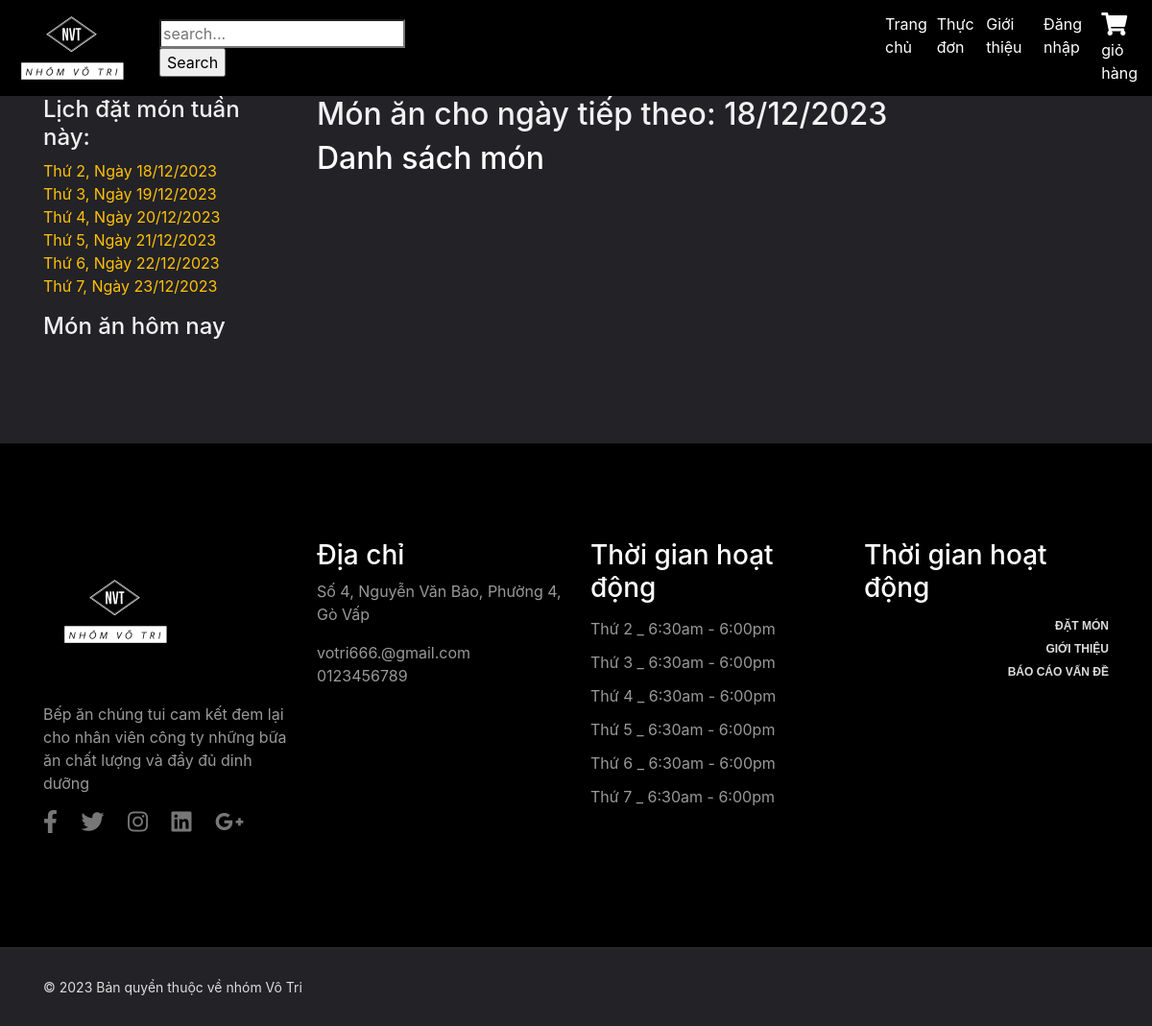
Before: /index.php?mod=menus&act=list&date=2023-12-20 with the older database file.
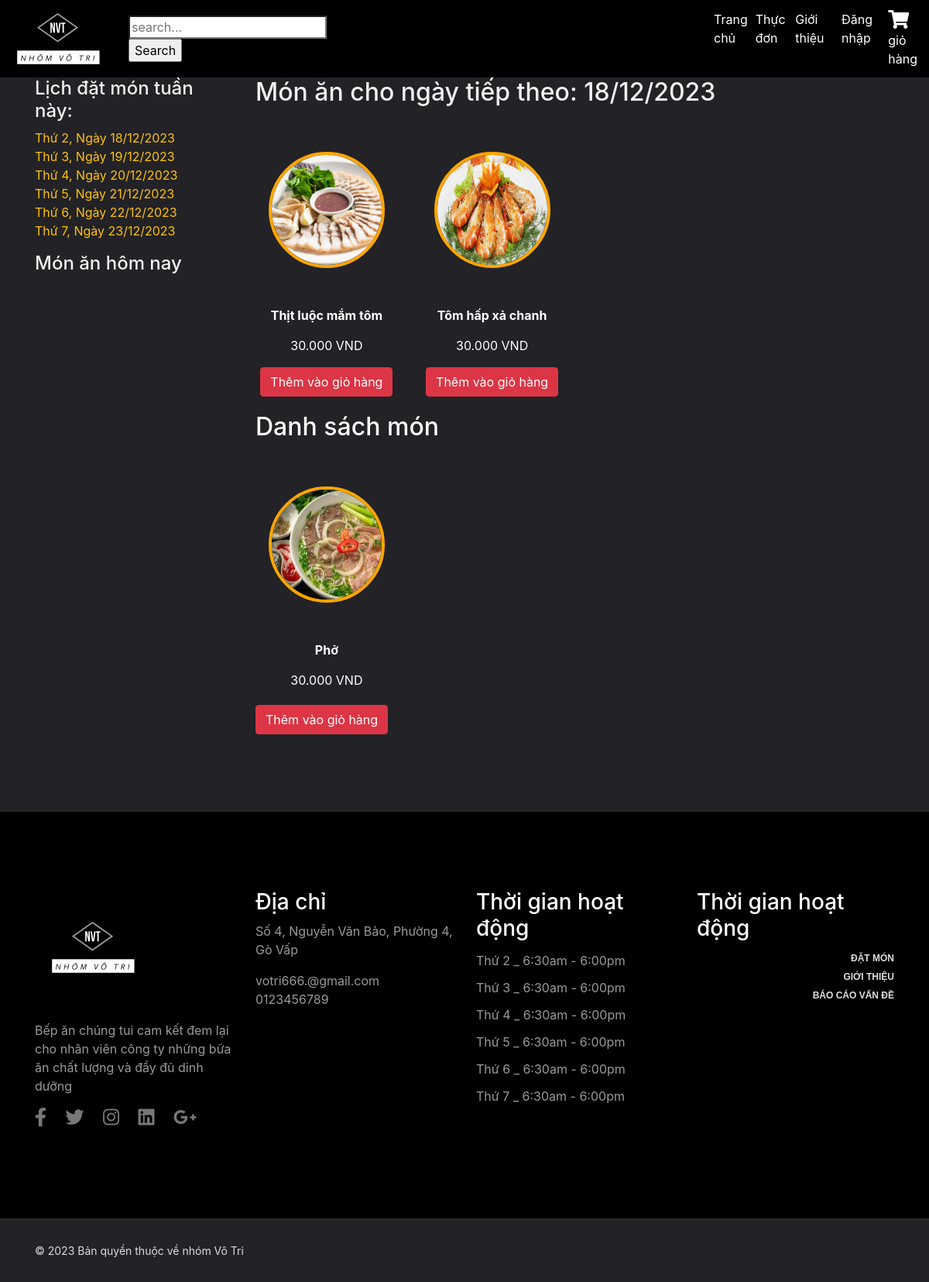
After: the same page with the newer database file.
### tables this page shows
CREATE TABLE `chitietthucdon` (
  `idthucdon` int(2) NOT NULL,
  `id_monan` int(2) NOT NULL
);

CREATE TABLE `monan` (
  `id_monan` int(2) NOT NULL,
  `tenmonan` varchar(50) NOT NULL,
  `mota` varchar(300) NOT NULL,
  `hinhanh` varchar(150) NOT NULL,
  `gia` int(11) NOT NULL,
  `id_loaimonan` int(2) NOT NULL
);

### Model/mMonan.php (called while the page is built, shortened)
<?php
include_once("ketnoi.php");
class modelMonan
{
    function selectAllMonAnThucdonbyDate($date)
    {
        $p = new KetNoiDB();
        if ($p->moKetNoi($con)) {
            $query = "SELECT * FROM thucdon JOIN chitietthucdon ON thucdon.idthucdon = chitietthucdon.idthucdon
            JOIN monan ON chitietthucdon.id_monan = monan.id_monan WHERE ngaytao = '$date'";
            $result = $con->query($query);
            if ($result) {
                return $result;
            } else {
                echo "Lỗi truy vấn: " . $con->error;
            }
        } else {
            return false;
        }
    }
    function SelectAllLoaiMonAn()
    {
        $p = new KetNoiDB();
        if ($p->moKetNoi($con)) {
            $query = "SELECT * FROM loaimonan";
            $result = $con->query($query);
            if ($result) {
                $data = array();
                while ($row = $result->fetch_assoc()) {
                    $data[] = $row;
                }
                return $data;
            } else {
                echo "Lỗi truy vấn: " . $con->error;
            }
        } else {
            return false;
        }
    }
}
?>

### Controller/cMonan.php (called while the page is built, shortened)
<?php
include_once("Model/mMonan.php");
class controlMonan
{
    function getAllMonAnThucdonbyDate($date)
    {
        $p = new modelMonan();
        $tbl = $p->selectAllMonAnThucdonbyDate($date);
        return $tbl;
    }
}
?>

### Model/ketnoi.php (called while the page is built, shortened)
<?php
class KetNoiDB
{
    function moKetNoi(& $con)
    {
        $con = new mysqli("localhost", "root", "", "bepan_votri");
        $con->set_charset("utf8");
        return $con;
    }
}
?>

### View/vMonan.php (the view, shortened to what the changed rows need)
<?php
include "Includes/templates/header.php";
include("Controller/cMonan.php");
$p = new controlMonan();
if (isset($_REQUEST['idloai'])) {
    $cate = $_REQUEST['idloai'];
    $dish = $p->getAllMonanbyLoai($cate);
} elseif (isset($_REQUEST['search'])) {
    $search = $_REQUEST['search'];
    $dish = $p->getSearch($search);
}
elseif (isset($_REQUEST['date'])){
    $ngay = $_REQUEST['date'];
    $dish = $p->getAllMonAnThucdonbyDate($ngay);
}
 else {
    $dish = $p->getAllMonAnThucdon();
}
?>
<section style="padding: 100px 0 100px; background-color: #222227;">
  <div class="container">
    <div class="row">
    <div class="col-lg-3 col-md-5">
      <div class="sidebar">
        <div class="sidebar__item">
          <ul>
    <?php
    $days = array('monday', 'tuesday', 'wednesday', 'thursday', 'friday', 'saturday');
    $menu = array();
    foreach ($days as $index => $day) {
        $timestamp = strtotime('this week ' . $day);
        $saturday = strtotime('this week saturday');
        $ngayHientai = new DateTime();
        $ngayHientaiTimestamp = $ngayHientai->getTimestamp();
        if ($ngayHientaiTimestamp >= $saturday) {
            $timestamp = strtotime('next week ' . $day);
        }
        $menu[$index] = date('d/m/Y', $timestamp);
        $newDate[$index] = date_format(date_create_from_format('d/m/Y',  $menu[$index]), 'Y-m-d');
        ?>
        <li><a class="text-warning" href="index.php?mod=menus&act=list&date=<?php echo $newDate[$index] ?>">Thứ <?php echo $index + 2 ?>, Ngày <?php echo $menu[$index];  ?></a></li>
    <?php
    } ?>
</ul>
        </div>
      </div>
      </div>
        <div class="col-md-9">
        <div class="product__discount">
        <?php
            $today = new DateTime();
            if ($today->format('N') == 6 || $today->format('N') == 7) {
                $tomorrow = $today->modify('next Monday')->format('Y-m-d');
            } else {
                $tomorrow = $today->add(new DateInterval('P1D'))->format('Y-m-d');
            }
            $ngaytt = (new DateTime($tomorrow))->format("d/m/Y");
        ?>
                    <div class="section-title product__discount__title">
                        <h2 class="txt">Món ăn cho ngày tiếp theo: <?php echo $ngaytt  ?></h2>
                    </div>
                    <?php
                    $tomorrow = new DateTime();
                    $tomorrow->add(new DateInterval('P1D'));
                    $tomorrow_date = $tomorrow->format('Y-m-d');
                    $menuTomorrow = $p->getAllMonAnThucdonbyDate($tomorrow_date);
                    ?>
<div class="menu-items-container">
    <?php
    $dem = 0;
    $total_tomorrow = $menuTomorrow->num_rows;
    while ($row_tomorrow = $menuTomorrow->fetch_assoc()) :
        if ($dem % 4 == 0) {
            echo '<div class="row">';
        }
    ?>
        <div class="col-md-3 menu-item">
            <a href="?mod=chitiet&id_monan=<?php echo $row_tomorrow['id_monan']; ?>&date=<?php echo $_GET['date'] ?>" onclick="showDetails(this)">
                <div class="thumbnail" style="cursor:pointer">
                    <div class="menu-image">
                        <div class="circular-image">
                            <img src="Design/image/<?php echo $row_tomorrow['hinhanh']; ?>" style="width: 150px; height: 150px; border-radius: 50%; border: 4px solid orange;" />
                        </div>
                    </div>
                    <p class="text-white"><b><?php echo $row_tomorrow['tenmonan']; ?></b></p>
                    <p class="text-white"><?php echo number_format($row_tomorrow['gia'], 0, ',', '.'); ?> VND</p>
                    <a href="index.php?mod=cart&act=Add&id_monan=<?php echo $row_tomorrow['id_monan']; ?>&date=<?php echo $_GET['date'] ?>" class="btn btn-danger">Thêm vào giỏ hàng</a>
                </div>
            </a>
        </div>
    <?php
        $dem++;
        if ($dem % 4 == 0 || $dem == $total_tomorrow) {
            echo '</div>';
        }
    endwhile;
    ?>
</div>
<h2 class="text-white">Danh sách món </h2>
<?php
echo '<div class="menu-items-container">';
$dem = 0;
$dish->data_seek(0);
$totalItems = $dish->num_rows;
$today = new DateTime('now', new DateTimeZone('Asia/Ho_Chi_Minh'));
if (!isset($_REQUEST['date'])) {
    $selectedDate = null;
} else {
    $selectedDate = new DateTime($_REQUEST['date'], new DateTimeZone('Asia/Ho_Chi_Minh'));
}
while ($row = $dish->fetch_assoc()) {
    if ($dem % 4 === 0) {
        echo '<div class="row">';
    }
    echo '<div class="col-md-3 menu-item">';
    if ($selectedDate > $today) {
        echo '<a href="?mod=chitiet&id_monan='. $row['id_monan']. '&date='. $_GET['date'].'" onclick="showDetails(this)">';
        echo '<div class="thumbnail" style="cursor:pointer">';
        echo '<div class="menu-image">';
        echo '<div class="circular-image">';
        echo '<img src="Design/image/' . $row['hinhanh'] . '" style="width: 150px; height: 150px; border-radius: 50%; border: 4px solid orange;" />';
        echo '</div>';
        echo '</div>';
        echo '<p class="text-white"><b>' . $row['tenmonan'] . '</b></p>';
        echo '<p class="text-white">' . number_format($row['gia'], 0, ',', '.') . ' VND</p>';
        echo '</div>';
        echo '</a>';
        echo '<div class="buttondatmon">';
        echo '<a href="index.php?mod=cart&act=Add&id_monan=' . $row['id_monan'] . '&date=' . $_GET['date'] . '" class="btn btn-danger">Thêm vào giỏ hàng</a>';
        echo '</div>';
    }
    echo '</div>';
    if (($dem + 1) % 4 === 0 || $dem + 1 === $totalItems) {
        echo '</div>';
    }
    $dem++;
}
echo '</div>';
?>
    </div>
  </div>
</section>
<?php include_once ("Includes/templates/footer.php"); ?>

Changed rows visible on the page:
added chitietthucdon: id_monan.hinhanh (picture), id_monan.tenmonan "Thịt luộc mắm tôm", id_monan.gia "30.000", shown under "Món ăn cho ngày tiếp theo: 18/12/2023"
added chitietthucdon: id_monan.hinhanh (picture), id_monan.tenmonan "Tôm hấp xả chanh", id_monan.gia "30.000", shown under "Món ăn cho ngày tiếp theo: 18/12/2023"
added chitietthucdon: id_monan.hinhanh (picture), id_monan.tenmonan "Phở", id_monan.gia "30.000", shown under "Danh sách món"
